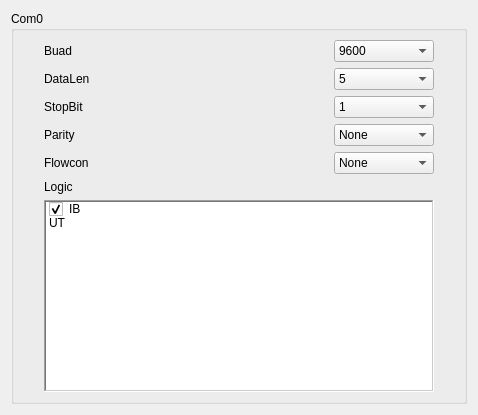
     <widget class="QWidget" name="page_Com0">
      <layout class="QVBoxLayout" name="verticalLayout_31">
       <item>
        <widget class="QGroupBox" name="Serial_Com0">
         <property name="font">
          <font>
           <weight>50</weight>
           <bold>false</bold>
          </font>
         </property>
         <property name="title">
          <string>Com0</string>
         </property>
         <property name="flat">
          <bool>true</bool>
         </property>
         <property name="checkable">
          <bool>false</bool>
         </property>
         <layout class="QVBoxLayout" name="verticalLayout_30">
          <property name="leftMargin">
           <number>30</number>
          </property>
          <property name="rightMargin">
           <number>30</number>
          </property>
          <item>
           <layout class="QHBoxLayout" name="horizontalLayout_23">
            <item>
             <widget class="QLabel" name="label_46">
              <property name="text">
               <string>Buad   </string>
              </property>
             </widget>
            </item>
            <item>
             <spacer name="horizontalSpacer_53">
              <property name="orientation">
               <enum>Qt::Horizontal</enum>
              </property>
              <property name="sizeHint" stdset="0">
               <size>
                <width>238</width>
                <height>20</height>
               </size>
              </property>
             </spacer>
            </item>
            <item>
             <widget class="QComboBox" name="Serial_Com0_Buad_Enum_Text">
              <property name="minimumSize">
               <size>
                <width>100</width>
                <height>0</height>
               </size>
              </property>
              <item>
               <property name="text">
                <string>9600</string>
               </property>
               <property name="icon">
                <iconset resource="../IDE.qrc">
                 <normaloff>:/Menu/rc/Menu/eye.png</normaloff>:/Menu/rc/Menu/eye.png</iconset>
               </property>
              </item>
              <item>
               <property name="text">
                <string>19200</string>
               </property>
               <property name="icon">
                <iconset resource="../IDE.qrc">
                 <normaloff>:/Menu/rc/Menu/eye.png</normaloff>:/Menu/rc/Menu/eye.png</iconset>
               </property>
              </item>
              <item>
               <property name="text">
                <string>38400</string>
               </property>
               <property name="icon">
                <iconset resource="../IDE.qrc">
                 <normaloff>:/Menu/rc/Menu/eye.png</normaloff>:/Menu/rc/Menu/eye.png</iconset>
               </property>
              </item>
              <item>
               <property name="text">
                <string>57600</string>
               </property>
               <property name="icon">
                <iconset resource="../IDE.qrc">
                 <normaloff>:/Menu/rc/Menu/eye.png</normaloff>:/Menu/rc/Menu/eye.png</iconset>
               </property>
              </item>
              <item>
               <property name="text">
                <string>115200</string>
               </property>
               <property name="icon">
                <iconset resource="../IDE.qrc">
                 <normaloff>:/Menu/rc/Menu/eye.png</normaloff>:/Menu/rc/Menu/eye.png</iconset>
               </property>
              </item>
              <item>
               <property name="text">
                <string>125000</string>
               </property>
               <property name="icon">
                <iconset resource="../IDE.qrc">
                 <normaloff>:/Menu/rc/Menu/eye.png</normaloff>:/Menu/rc/Menu/eye.png</iconset>
               </property>
              </item>
             </widget>
            </item>
           </layout>
          </item>
          <item>
           <layout class="QHBoxLayout" name="horizontalLayout_24">
            <item>
             <widget class="QLabel" name="label_47">
              <property name="text">
               <string>DataLen</string>
              </property>
             </widget>
            </item>
            <item>
             <spacer name="horizontalSpacer_54">
              <property name="orientation">
               <enum>Qt::Horizontal</enum>
              </property>
              <property name="sizeHint" stdset="0">
               <size>
                <width>238</width>
                <height>20</height>
               </size>
              </property>
             </spacer>
            </item>
            <item>
             <widget class="QComboBox" name="Serial_Com0_DataLen_Enum_Text">
              <property name="minimumSize">
               <size>
                <width>100</width>
                <height>0</height>
               </size>
              </property>
              <item>
               <property name="text">
                <string>5</string>
               </property>
               <property name="icon">
                <iconset resource="../IDE.qrc">
                 <normaloff>:/Menu/rc/Menu/build.png</normaloff>:/Menu/rc/Menu/build.png</iconset>
               </property>
              </item>
              <item>
               <property name="text">
                <string>6</string>
               </property>
               <property name="icon">
                <iconset resource="../IDE.qrc">
                 <normaloff>:/Menu/rc/Menu/build.png</normaloff>:/Menu/rc/Menu/build.png</iconset>
               </property>
              </item>
              <item>
               <property name="text">
                <string>7</string>
               </property>
               <property name="icon">
                <iconset resource="../IDE.qrc">
                 <normaloff>:/Menu/rc/Menu/build.png</normaloff>:/Menu/rc/Menu/build.png</iconset>
               </property>
              </item>
              <item>
               <property name="text">
                <string>8</string>
               </property>
               <property name="icon">
                <iconset resource="../IDE.qrc">
                 <normaloff>:/Menu/rc/Menu/build.png</normaloff>:/Menu/rc/Menu/build.png</iconset>
               </property>
              </item>
             </widget>
            </item>
           </layout>
          </item>
          <item>
           <layout class="QHBoxLayout" name="horizontalLayout_25">
            <item>
             <widget class="QLabel" name="label_49">
              <property name="text">
               <string>StopBit</string>
              </property>
             </widget>
            </item>
            <item>
             <spacer name="horizontalSpacer_55">
              <property name="orientation">
               <enum>Qt::Horizontal</enum>
              </property>
              <property name="sizeHint" stdset="0">
               <size>
                <width>238</width>
                <height>20</height>
               </size>
              </property>
             </spacer>
            </item>
            <item>
             <widget class="QComboBox" name="Serial_Com0_StopBit_Enum_Text">
              <property name="minimumSize">
               <size>
                <width>100</width>
                <height>0</height>
               </size>
              </property>
              <item>
               <property name="text">
                <string>1</string>
               </property>
               <property name="icon">
                <iconset resource="../IDE.qrc">
                 <normaloff>:/Menu/rc/Menu/bringtofront.png</normaloff>:/Menu/rc/Menu/bringtofront.png</iconset>
               </property>
              </item>
              <item>
               <property name="text">
                <string>1.5</string>
               </property>
               <property name="icon">
                <iconset resource="../IDE.qrc">
                 <normaloff>:/Menu/rc/Menu/bringtofront.png</normaloff>:/Menu/rc/Menu/bringtofront.png</iconset>
               </property>
              </item>
              <item>
               <property name="text">
                <string>2</string>
               </property>
               <property name="icon">
                <iconset resource="../IDE.qrc">
                 <normaloff>:/Menu/rc/Menu/bringtofront.png</normaloff>:/Menu/rc/Menu/bringtofront.png</iconset>
               </property>
              </item>
             </widget>
            </item>
           </layout>
          </item>
          <item>
           <layout class="QHBoxLayout" name="horizontalLayout_31">
            <item>
             <widget class="QLabel" name="label_50">
              <property name="text">
               <string>Parity </string>
              </property>
             </widget>
            </item>
            <item>
             <spacer name="horizontalSpacer_56">
              <property name="orientation">
               <enum>Qt::Horizontal</enum>
              </property>
              <property name="sizeHint" stdset="0">
               <size>
                <width>125</width>
                <height>17</height>
               </size>
              </property>
             </spacer>
            </item>
            <item>
             <widget class="QComboBox" name="Serial_Com0_Parity_Enum_Text">
              <property name="minimumSize">
               <size>
                <width>100</width>
                <height>0</height>
               </size>
              </property>
              <item>
               <property name="text">
                <string>None</string>
               </property>
               <property name="icon">
                <iconset resource="../IDE.qrc">
                 <normaloff>:/Menu/rc/Menu/help.png</normaloff>:/Menu/rc/Menu/help.png</iconset>
               </property>
              </item>
              <item>
               <property name="text">
                <string>Odd</string>
               </property>
               <property name="icon">
                <iconset resource="../IDE.qrc">
                 <normaloff>:/Menu/rc/Menu/help.png</normaloff>:/Menu/rc/Menu/help.png</iconset>
               </property>
              </item>
              <item>
               <property name="text">
                <string>Even</string>
               </property>
               <property name="icon">
                <iconset resource="../IDE.qrc">
                 <normaloff>:/Menu/rc/Menu/help.png</normaloff>:/Menu/rc/Menu/help.png</iconset>
               </property>
              </item>
              <item>
               <property name="text">
                <string>Mark</string>
               </property>
               <property name="icon">
                <iconset resource="../IDE.qrc">
                 <normaloff>:/Menu/rc/Menu/help.png</normaloff>:/Menu/rc/Menu/help.png</iconset>
               </property>
              </item>
              <item>
               <property name="text">
                <string>Space</string>
               </property>
               <property name="icon">
                <iconset resource="../IDE.qrc">
                 <normaloff>:/Menu/rc/Menu/help.png</normaloff>:/Menu/rc/Menu/help.png</iconset>
               </property>
              </item>
             </widget>
            </item>
           </layout>
          </item>
          <item>
           <layout class="QHBoxLayout" name="horizontalLayout_32">
            <item>
             <widget class="QLabel" name="label_48">
              <property name="text">
               <string>Flowcon</string>
              </property>
             </widget>
            </item>
            <item>
             <spacer name="horizontalSpacer_57">
              <property name="orientation">
               <enum>Qt::Horizontal</enum>
              </property>
              <property name="sizeHint" stdset="0">
               <size>
                <width>125</width>
                <height>17</height>
               </size>
              </property>
             </spacer>
            </item>
            <item>
             <widget class="QComboBox" name="Serial_Com0_Flowcon_Enum_Text">
              <property name="minimumSize">
               <size>
                <width>100</width>
                <height>0</height>
               </size>
              </property>
              <item>
               <property name="text">
                <string>None</string>
               </property>
               <property name="icon">
                <iconset resource="../IDE.qrc">
                 <normaloff>:/Menu/rc/Menu/fail.png</normaloff>:/Menu/rc/Menu/fail.png</iconset>
               </property>
              </item>
              <item>
               <property name="text">
                <string>HardWare</string>
               </property>
               <property name="icon">
                <iconset resource="../IDE.qrc">
                 <normaloff>:/Menu/rc/Menu/comm.ico</normaloff>:/Menu/rc/Menu/comm.ico</iconset>
               </property>
              </item>
              <item>
               <property name="text">
                <string>SoftWare</string>
               </property>
               <property name="icon">
                <iconset resource="../IDE.qrc">
                 <normaloff>:/Menu/rc/Menu/ftp.png</normaloff>:/Menu/rc/Menu/ftp.png</iconset>
               </property>
              </item>
             </widget>
            </item>
           </layout>
          </item>
          <item>
           <widget class="QLabel" name="label_34">
            <property name="text">
             <string>Logic</string>
            </property>
           </widget>
          </item>
          <item>
           <widget class="UpSelecQListWidget" name="Serial_Com0_Logic_Check_Item">
            <property name="frameShape">
             <enum>QFrame::WinPanel</enum>
            </property>
            <property name="frameShadow">
             <enum>QFrame::Sunken</enum>
            </property>
            <property name="selectionMode">
             <enum>QAbstractItemView::MultiSelection</enum>
            </property>
            <item>
             <property name="text">
              <string>IB</string>
             </property>
             <property name="checkState">
              <enum>Checked</enum>
             </property>
             <property name="icon">
              <iconset resource="../IDE.qrc">
               <normaloff>:/Menu/rc/Menu/chat.png</normaloff>:/Menu/rc/Menu/chat.png</iconset>
             </property>
            </item>
            <item>
             <property name="text">
              <string>UT</string>
             </property>
             <property name="checkState">
              <enum>Unchecked</enum>
             </property>
             <property name="icon">
              <iconset resource="../IDE.qrc">
               <normaloff>:/Menu/rc/Menu/chat.png</normaloff>:/Menu/rc/Menu/chat.png</iconset>
             </property>
            </item>
           </widget>
          </item>
         </layout>
        </widget>
       </item>
      </layout>
     </widget>
